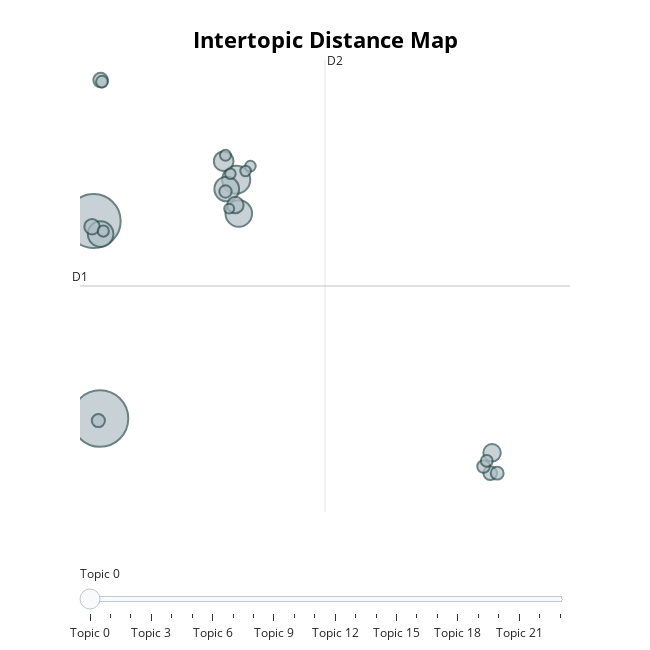

The cell this chart's notebook holds for it:
### Markdown cell above
# **Visualize Topics**
After having trained our `BERTopic` model, we can iteratively go through perhaps a hundred topic to get a good 
understanding of the topics that were extract. However, that takes quite some time and lacks a global representation. 
Instead, we can visualize the topics that were generated in a way very similar to 
[LDAvis](https://github.com/cpsievert/LDAvis):

### Code cell
model.visualize_topics()

### Figure 1 — Plotly figure (JSON) as saved in the notebook; plotly's stock layout.template omitted (floating-point values rounded to 4 significant figures)
{"data": [{"customdata": [[0, "verlies | hult | koolhov | overkant | woonwijk", 484], [1, "gaan | groot | gebied | goed | mogelijk", 441], [2, "voorstellen | lid | bromet | vestering | beckerman", 119], [3, "groot | tjeerd | vervolgvraag | interruptie | woord", 107], [4, "minister | ministerie | waterstaat | landbouw | zaak", 99], [5, "akkerbouwer | schouw | red | ramaeker | polman", 92], [6, "grinwis | voorstellen | boswijk | camp | tjeerd", 58], [7, "boswijk | elswijk | mueller | boekel | stemming", 46], [8, "interruptie | zien | woord | bisschop | even", 41], [9, "lid | opmerking | vragen | vraag | groenlink", 36], [10, "landbouw | vast | zaak | stand | overleg", 32], [11, "christenunie | grinwis | woord | geven | klinken", 28], [12, "wegennet | vrachtverkeer | sluipverkeer | ontoereikend | file", 26], [13, "christenunie | grinwis | thijssen |  | ", 25], [14, "camp | laat | kröger | vestering | campen", 24], [15, "stigter | kostic | gils | strootman | re", 23], [16, "publiceren | rondgezonden | sport | welzijn | volksgezondheid", 21], [17, "burgemeester | wethouder | secretaris | vriendelijk | groet", 21], [18, "ott | nanninga | raven | ondervoorzitter | dessing", 19], [19, "initiatiefnota | bromet | stad | notaoverleg | boswijk", 18], [20, "eppink | groenlinks | expert | zorgen | maken", 17], [21, "hesselink | fischer | auteur | butler | earle", 17], [22, "aangevraagd | lnv | jaarlang | natuurgebieid | garnalenvisser", 17], [23, "kiel | foto | klimaatwinst | telegraaf | eurocaar", 15]], "hovertemplate": "<b>Topic %{customdata[0]}</b><br>%{customdata[1]}<br>Size: %{customdata[2]}", "legendgroup": "", "marker": {"color": "#B0BEC5", "line": {"color": "DarkSlateGrey", "width": 2}, "size": [484, 441, 119, 107, 99, 92, 58, 46, 41, 36, 32, 28, 26, 25, 24, 23, 21, 21, 19, 18, 17, 17, 17, 15], "sizemode": "area", "sizeref": 0.3025, "symbol": "circle"}, "mode": "markers", "name": "", "orientation": "v", "showlegend": false, "type": "scatter", "x": [4.887, 4.535, 12.44, 12.58, 4.92, 11.91, 11.74, 26.62, 12.39, 4.445, 4.921, 26.51, 4.796, 26.9, 26.15, 11.84, 4.996, 26.32, 5.069, 11.84, 13.22, 12.11, 12.96, 12.05], "xaxis": "x", "y": [-9.202, -0.3157, 1.542, 0.02367, -0.9047, 1.124, 2.375, -10.74, 0.4073, -0.5699, 6.025, -11.66, -9.293, -11.66, -11.36, 1.013, 5.951, -11.11, -0.7663, 2.644, 2.155, 1.81, 1.936, 0.2426], "yaxis": "y"}], "layout": {"annotations": [{"showarrow": false, "text": "D1", "x": 3.778, "y": -3.239, "yshift": 10}, {"showarrow": false, "text": "D2", "x": 17.36, "xshift": 10, "y": 6.929}], "height": 650, "hoverlabel": {"bgcolor": "white", "font": {"family": "Rockwell", "size": 16}}, "legend": {"itemsizing": "constant", "tracegroupgap": 0}, "margin": {"t": 60}, "shapes": [{"line": {"color": "#CFD8DC", "width": 2}, "type": "line", "x0": 17.36, "x1": 17.36, "y0": -13.41, "y1": 6.929}, {"line": {"color": "#9E9E9E", "width": 2}, "type": "line", "x0": 3.778, "x1": 30.94, "y0": -3.239, "y1": -3.239}], "sliders": [{"active": 0, "pad": {"t": 50}, "steps": [{"args": [{"marker.color": [["red", "#B0BEC5", "#B0BEC5", "#B0BEC5", "#B0BEC5", "#B0BEC5", "#B0BEC5", "#B0BEC5", "#B0BEC5", "#B0BEC5", "#B0BEC5", "#B0BEC5", "#B0BEC5", "#B0BEC5", "#B0BEC5", "#B0BEC5", "#B0BEC5", "#B0BEC5", "#B0BEC5", "#B0BEC5", "#B0BEC5", "#B0BEC5", "#B0BEC5", "#B0BEC5"]]}], "label": "Topic 0", "method": "update"}, {"args": [{"marker.color": [["#B0BEC5", "red", "#B0BEC5", "#B0BEC5", "#B0BEC5", "#B0BEC5", "#B0BEC5", "#B0BEC5", "#B0BEC5", "#B0BEC5", "#B0BEC5", "#B0BEC5", "#B0BEC5", "#B0BEC5", "#B0BEC5", "#B0BEC5", "#B0BEC5", "#B0BEC5", "#B0BEC5", "#B0BEC5", "#B0BEC5", "#B0BEC5", "#B0BEC5", "#B0BEC5"]]}], "label": "Topic 1", "method": "update"}, {"args": [{"marker.color": [["#B0BEC5", "#B0BEC5", "red", "#B0BEC5", "#B0BEC5", "#B0BEC5", "#B0BEC5", "#B0BEC5", "#B0BEC5", "#B0BEC5", "#B0BEC5", "#B0BEC5", "#B0BEC5", "#B0BEC5", "#B0BEC5", "#B0BEC5", "#B0BEC5", "#B0BEC5", "#B0BEC5", "#B0BEC5", "#B0BEC5", "#B0BEC5", "#B0BEC5", "#B0BEC5"]]}], "label": "Topic 2", "method": "update"}, {"args": [{"marker.color": [["#B0BEC5", "#B0BEC5", "#B0BEC5", "red", "#B0BEC5", "#B0BEC5", "#B0BEC5", "#B0BEC5", "#B0BEC5", "#B0BEC5", "#B0BEC5", "#B0BEC5", "#B0BEC5", "#B0BEC5", "#B0BEC5", "#B0BEC5", "#B0BEC5", "#B0BEC5", "#B0BEC5", "#B0BEC5", "#B0BEC5", "#B0BEC5", "#B0BEC5", "#B0BEC5"]]}], "label": "Topic 3", "method": "update"}, {"args": [{"marker.color": [["#B0BEC5", "#B0BEC5", "#B0BEC5", "#B0BEC5", "red", "#B0BEC5", "#B0BEC5", "#B0BEC5", "#B0BEC5", "#B0BEC5", "#B0BEC5", "#B0BEC5", "#B0BEC5", "#B0BEC5", "#B0BEC5", "#B0BEC5", "#B0BEC5", "#B0BEC5", "#B0BEC5", "#B0BEC5", "#B0BEC5", "#B0BEC5", "#B0BEC5", "#B0BEC5"]]}], "label": "Topic 4", "method": "update"}, {"args": [{"marker.color": [["#B0BEC5", "#B0BEC5", "#B0BEC5", "#B0BEC5", "#B0BEC5", "red", "#B0BEC5", "#B0BEC5", "#B0BEC5", "#B0BEC5", "#B0BEC5", "#B0BEC5", "#B0BEC5", "#B0BEC5", "#B0BEC5", "#B0BEC5", "#B0BEC5", "#B0BEC5", "#B0BEC5", "#B0BEC5", "#B0BEC5", "#B0BEC5", "#B0BEC5", "#B0BEC5"]]}], "label": "Topic 5", "method": "update"}, {"args": [{"marker.color": [["#B0BEC5", "#B0BEC5", "#B0BEC5", "#B0BEC5", "#B0BEC5", "#B0BEC5", "red", "#B0BEC5", "#B0BEC5", "#B0BEC5", "#B0BEC5", "#B0BEC5", "#B0BEC5", "#B0BEC5", "#B0BEC5", "#B0BEC5", "#B0BEC5", "#B0BEC5", "#B0BEC5", "#B0BEC5", "#B0BEC5", "#B0BEC5", "#B0BEC5", "#B0BEC5"]]}], "label": "Topic 6", "method": "update"}, {"args": [{"marker.color": [["#B0BEC5", "#B0BEC5", "#B0BEC5", "#B0BEC5", "#B0BEC5", "#B0BEC5", "#B0BEC5", "red", "#B0BEC5", "#B0BEC5", "#B0BEC5", "#B0BEC5", "#B0BEC5", "#B0BEC5", "#B0BEC5", "#B0BEC5", "#B0BEC5", "#B0BEC5", "#B0BEC5", "#B0BEC5", "#B0BEC5", "#B0BEC5", "#B0BEC5", "#B0BEC5"]]}], "label": "Topic 7", "method": "update"}, {"args": [{"marker.color": [["#B0BEC5", "#B0BEC5", "#B0BEC5", "#B0BEC5", "#B0BEC5", "#B0BEC5", "#B0BEC5", "#B0BEC5", "red", "#B0BEC5", "#B0BEC5", "#B0BEC5", "#B0BEC5", "#B0BEC5", "#B0BEC5", "#B0BEC5", "#B0BEC5", "#B0BEC5", "#B0BEC5", "#B0BEC5", "#B0BEC5", "#B0BEC5", "#B0BEC5", "#B0BEC5"]]}], "label": "Topic 8", "method": "update"}, {"args": [{"marker.color": [["#B0BEC5", "#B0BEC5", "#B0BEC5", "#B0BEC5", "#B0BEC5", "#B0BEC5", "#B0BEC5", "#B0BEC5", "#B0BEC5", "red", "#B0BEC5", "#B0BEC5", "#B0BEC5", "#B0BEC5", "#B0BEC5", "#B0BEC5", "#B0BEC5", "#B0BEC5", "#B0BEC5", "#B0BEC5", "#B0BEC5", "#B0BEC5", "#B0BEC5", "#B0BEC5"]]}], "label": "Topic 9", "method": "update"}, {"args": [{"marker.color": [["#B0BEC5", "#B0BEC5", "#B0BEC5", "#B0BEC5", "#B0BEC5", "#B0BEC5", "#B0BEC5", "#B0BEC5", "#B0BEC5", "#B0BEC5", "red", "#B0BEC5", "#B0BEC5", "#B0BEC5", "#B0BEC5", "#B0BEC5", "#B0BEC5", "#B0BEC5", "#B0BEC5", "#B0BEC5", "#B0BEC5", "#B0BEC5", "#B0BEC5", "#B0BEC5"]]}], "label": "Topic 10", "method": "update"}, {"args": [{"marker.color": [["#B0BEC5", "#B0BEC5", "#B0BEC5", "#B0BEC5", "#B0BEC5", "#B0BEC5", "#B0BEC5", "#B0BEC5", "#B0BEC5", "#B0BEC5", "#B0BEC5", "red", "#B0BEC5", "#B0BEC5", "#B0BEC5", "#B0BEC5", "#B0BEC5", "#B0BEC5", "#B0BEC5", "#B0BEC5", "#B0BEC5", "#B0BEC5", "#B0BEC5", "#B0BEC5"]]}], "label": "Topic 11", "method": "update"}, {"args": [{"marker.color": [["#B0BEC5", "#B0BEC5", "#B0BEC5", "#B0BEC5", "#B0BEC5", "#B0BEC5", "#B0BEC5", "#B0BEC5", "#B0BEC5", "#B0BEC5", "#B0BEC5", "#B0BEC5", "red", "#B0BEC5", "#B0BEC5", "#B0BEC5", "#B0BEC5", "#B0BEC5", "#B0BEC5", "#B0BEC5", "#B0BEC5", "#B0BEC5", "#B0BEC5", "#B0BEC5"]]}], "label": "Topic 12", "method": "update"}, {"args": [{"marker.color": [["#B0BEC5", "#B0BEC5", "#B0BEC5", "#B0BEC5", "#B0BEC5", "#B0BEC5", "#B0BEC5", "#B0BEC5", "#B0BEC5", "#B0BEC5", "#B0BEC5", "#B0BEC5", "#B0BEC5", "red", "#B0BEC5", "#B0BEC5", "#B0BEC5", "#B0BEC5", "#B0BEC5", "#B0BEC5", "#B0BEC5", "#B0BEC5", "#B0BEC5", "#B0BEC5"]]}], "label": "Topic 13", "method": "update"}, {"args": [{"marker.color": [["#B0BEC5", "#B0BEC5", "#B0BEC5", "#B0BEC5", "#B0BEC5", "#B0BEC5", "#B0BEC5", "#B0BEC5", "#B0BEC5", "#B0BEC5", "#B0BEC5", "#B0BEC5", "#B0BEC5", "#B0BEC5", "red", "#B0BEC5", "#B0BEC5", "#B0BEC5", "#B0BEC5", "#B0BEC5", "#B0BEC5", "#B0BEC5", "#B0BEC5", "#B0BEC5"]]}], "label": "Topic 14", "method": "update"}, {"args": [{"marker.color": [["#B0BEC5", "#B0BEC5", "#B0BEC5", "#B0BEC5", "#B0BEC5", "#B0BEC5", "#B0BEC5", "#B0BEC5", "#B0BEC5", "#B0BEC5", "#B0BEC5", "#B0BEC5", "#B0BEC5", "#B0BEC5", "#B0BEC5", "red", "#B0BEC5", "#B0BEC5", "#B0BEC5", "#B0BEC5", "#B0BEC5", "#B0BEC5", "#B0BEC5", "#B0BEC5"]]}], "label": "Topic 15", "method": "update"}, {"args": [{"marker.color": [["#B0BEC5", "#B0BEC5", "#B0BEC5", "#B0BEC5", "#B0BEC5", "#B0BEC5", "#B0BEC5", "#B0BEC5", "#B0BEC5", "#B0BEC5", "#B0BEC5", "#B0BEC5", "#B0BEC5", "#B0BEC5", "#B0BEC5", "#B0BEC5", "red", "#B0BEC5", "#B0BEC5", "#B0BEC5", "#B0BEC5", "#B0BEC5", "#B0BEC5", "#B0BEC5"]]}], "label": "Topic 16", "method": "update"}, {"args": [{"marker.color": [["#B0BEC5", "#B0BEC5", "#B0BEC5", "#B0BEC5", "#B0BEC5", "#B0BEC5", "#B0BEC5", "#B0BEC5", "#B0BEC5", "#B0BEC5", "#B0BEC5", "#B0BEC5", "#B0BEC5", "#B0BEC5", "#B0BEC5", "#B0BEC5", "#B0BEC5", "red", "#B0BEC5", "#B0BEC5", "#B0BEC5", "#B0BEC5", "#B0BEC5", "#B0BEC5"]]}], "label": "Topic 17", "method": "update"}, {"args": [{"marker.color": [["#B0BEC5", "#B0BEC5", "#B0BEC5", "#B0BEC5", "#B0BEC5", "#B0BEC5", "#B0BEC5", "#B0BEC5", "#B0BEC5", "#B0BEC5", "#B0BEC5", "#B0BEC5", "#B0BEC5", "#B0BEC5", "#B0BEC5", "#B0BEC5", "#B0BEC5", "#B0BEC5", "red", "#B0BEC5", "#B0BEC5", "#B0BEC5", "#B0BEC5", "#B0BEC5"]]}], "label": "Topic 18", "method": "update"}, {"args": [{"marker.color": [["#B0BEC5", "#B0BEC5", "#B0BEC5", "#B0BEC5", "#B0BEC5", "#B0BEC5", "#B0BEC5", "#B0BEC5", "#B0BEC5", "#B0BEC5", "#B0BEC5", "#B0BEC5", "#B0BEC5", "#B0BEC5", "#B0BEC5", "#B0BEC5", "#B0BEC5", "#B0BEC5", "#B0BEC5", "red", "#B0BEC5", "#B0BEC5", "#B0BEC5", "#B0BEC5"]]}], "label": "Topic 19", "method": "update"}, {"args": [{"marker.color": [["#B0BEC5", "#B0BEC5", "#B0BEC5", "#B0BEC5", "#B0BEC5", "#B0BEC5", "#B0BEC5", "#B0BEC5", "#B0BEC5", "#B0BEC5", "#B0BEC5", "#B0BEC5", "#B0BEC5", "#B0BEC5", "#B0BEC5", "#B0BEC5", "#B0BEC5", "#B0BEC5", "#B0BEC5", "#B0BEC5", "red", "#B0BEC5", "#B0BEC5", "#B0BEC5"]]}], "label": "Topic 20", "method": "update"}, {"args": [{"marker.color": [["#B0BEC5", "#B0BEC5", "#B0BEC5", "#B0BEC5", "#B0BEC5", "#B0BEC5", "#B0BEC5", "#B0BEC5", "#B0BEC5", "#B0BEC5", "#B0BEC5", "#B0BEC5", "#B0BEC5", "#B0BEC5", "#B0BEC5", "#B0BEC5", "#B0BEC5", "#B0BEC5", "#B0BEC5", "#B0BEC5", "#B0BEC5", "red", "#B0BEC5", "#B0BEC5"]]}], "label": "Topic 21", "method": "update"}, {"args": [{"marker.color": [["#B0BEC5", "#B0BEC5", "#B0BEC5", "#B0BEC5", "#B0BEC5", "#B0BEC5", "#B0BEC5", "#B0BEC5", "#B0BEC5", "#B0BEC5", "#B0BEC5", "#B0BEC5", "#B0BEC5", "#B0BEC5", "#B0BEC5", "#B0BEC5", "#B0BEC5", "#B0BEC5", "#B0BEC5", "#B0BEC5", "#B0BEC5", "#B0BEC5", "red", "#B0BEC5"]]}], "label": "Topic 22", "method": "update"}, {"args": [{"marker.color": [["#B0BEC5", "#B0BEC5", "#B0BEC5", "#B0BEC5", "#B0BEC5", "#B0BEC5", "#B0BEC5", "#B0BEC5", "#B0BEC5", "#B0BEC5", "#B0BEC5", "#B0BEC5", "#B0BEC5", "#B0BEC5", "#B0BEC5", "#B0BEC5", "#B0BEC5", "#B0BEC5", "#B0BEC5", "#B0BEC5", "#B0BEC5", "#B0BEC5", "#B0BEC5", "red"]]}], "label": "Topic 23", "method": "update"}]}], "title": {"font": {"color": "Black", "size": 22}, "text": "<b>Intertopic Distance Map</b>", "x": 0.5, "xanchor": "center", "y": 0.95, "yanchor": "top"}, "width": 650, "xaxis": {"anchor": "y", "domain": [0, 1], "range": [3.778, 30.94], "title": {"text": ""}, "visible": false}, "yaxis": {"anchor": "x", "domain": [0, 1], "range": [-13.41, 6.929], "title": {"text": ""}, "visible": false}}}
